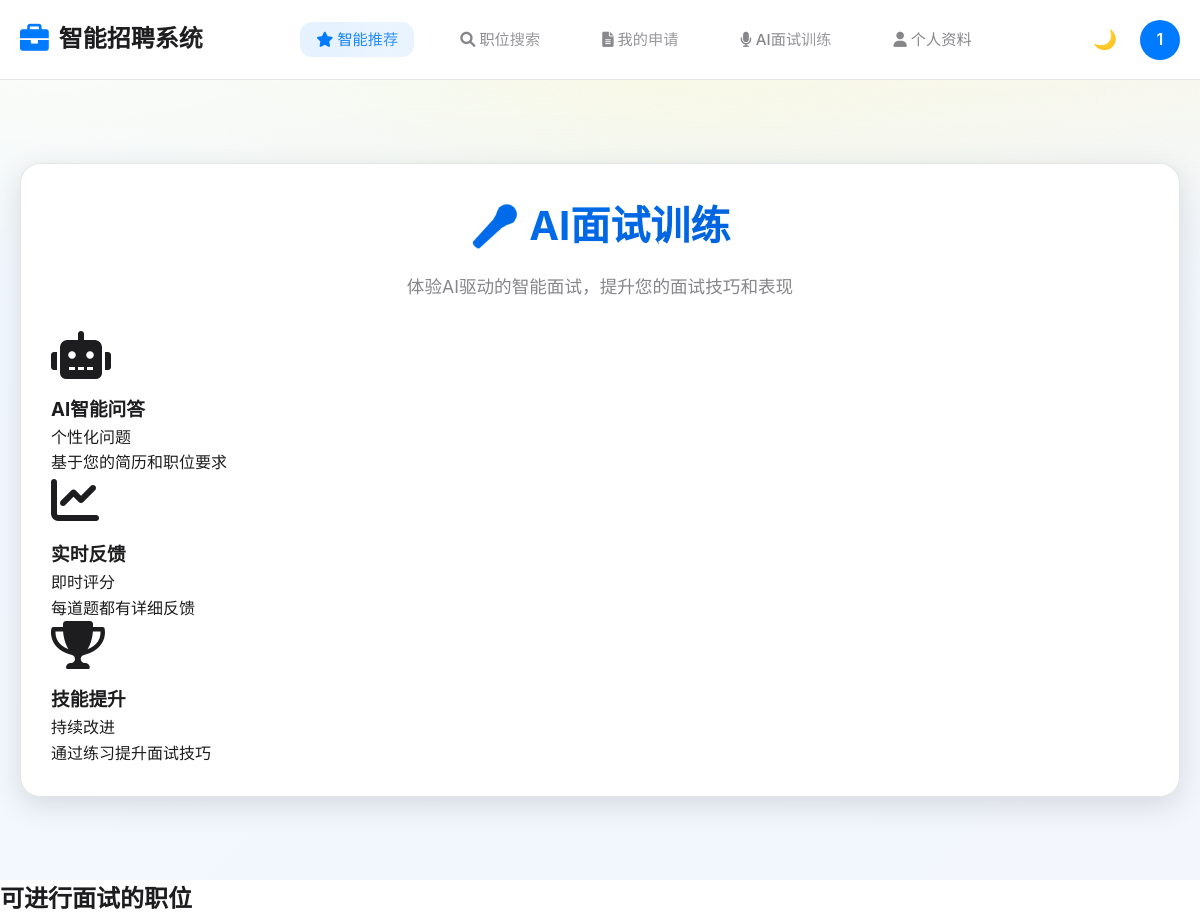
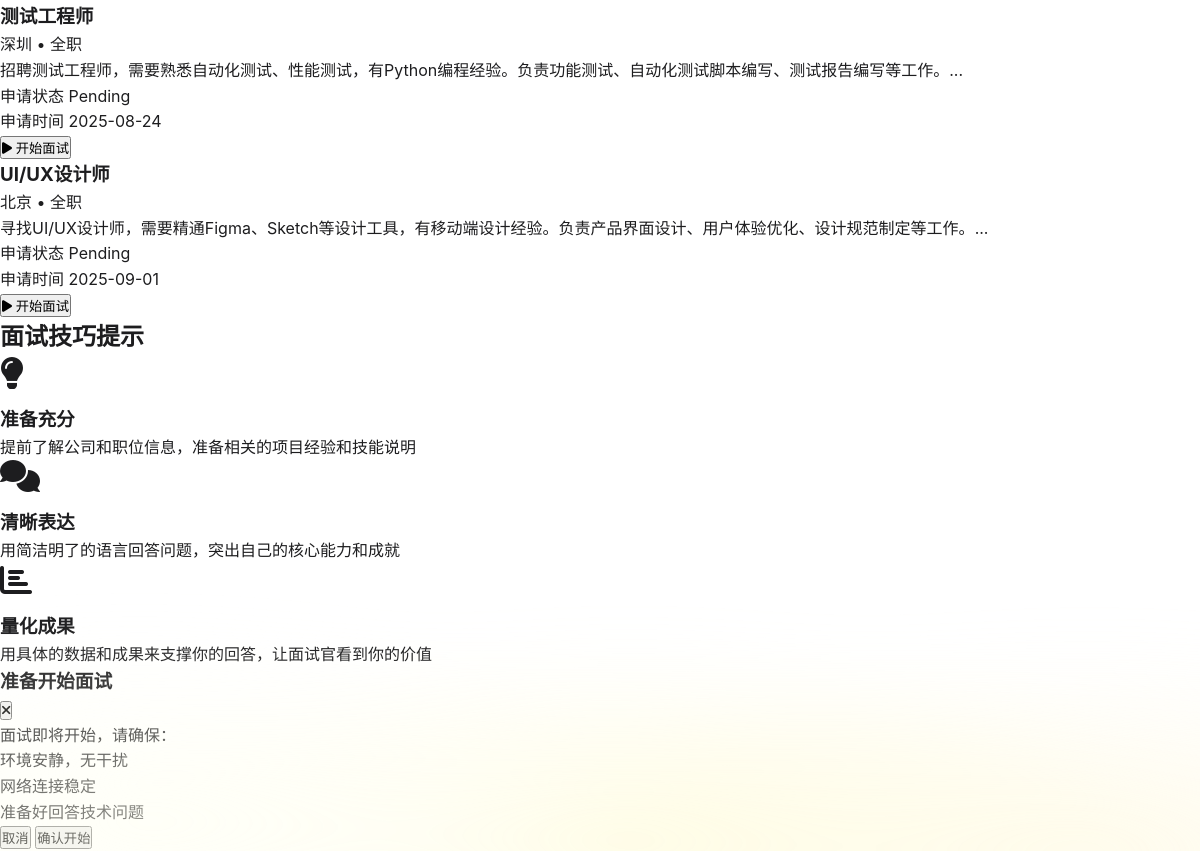
/smartrecruit/candidate/interview/ (signed in), run on the app's committed database (2 pictures, top to bottom).
### app/models.py (models this page shows, shortened)
    class UserMixin:
        pass  # Flask-Login 方法将在User模型中实现

class User(UserMixin, db.Model):
    id = db.Column(db.Integer, primary_key=True)
    first_name = db.Column(db.String(100), nullable=False)
    last_name = db.Column(db.String(100), nullable=False)
    company_name = db.Column(db.String(100), nullable=False)
    position = db.Column(db.String(100))  # 可选职位字段
    email = db.Column(db.String(120), unique=True, nullable=False)
    phone_number = db.Column(db.String(15), nullable=False)
    birthday = db.Column(db.String(10), nullable=False)
    password = db.Column(db.String(60), nullable=False)
    cv_file = db.Column(db.String(120))
    profile_photo = db.Column(db.String(120))
    cv_data = db.Column(db.LargeBinary)  # 可选的简历二进制
    is_hr = db.Column(db.Boolean, default=False)  # HR标识
    user_type = db.Column(db.String(20), default='candidate')  # candidate, employee, supervisor, executive
    department = db.Column(db.String(100))  # 部门
    employee_id = db.Column(db.String(50), unique=True)  # 员工编号
    supervisor_id = db.Column(db.Integer, db.ForeignKey('user.id'))  # 主管ID
    hire_date = db.Column(db.Date)  # 入职日期
    bio = db.Column(db.Text)  # 个人简介
    skills = db.Column(db.Text)  # 技能标签（JSON格式存储）
    education = db.Column(db.Text)  # 教育经历
    experience = db.Column(db.Text)  # 工作经历
    is_active = db.Column(db.Boolean, default=True)  # 账号是否活跃
    deactivated_at = db.Column(db.DateTime)  # 注销时间
    deactivated_by = db.Column(db.Integer, db.ForeignKey('user.id'))  # 注销操作人ID

class Job(db.Model):
    id = db.Column(db.Integer, primary_key=True)
    title = db.Column(db.String(100), nullable=False)
    company_name = db.Column(db.String(100), nullable=False, default='未知公司')
    location = db.Column(db.String(100), nullable=False)
    description = db.Column(db.Text, nullable=False)
    requirements = db.Column(db.Text, nullable=True)
    salary = db.Column(db.String(50), nullable=False)
    job_type = db.Column(db.String(20), nullable=True, default='全职')  # 全职、兼职、实习、远程
    experience_level = db.Column(db.String(20), nullable=True, default='不限')  # 初级、中级、高级、专家
    date_posted = db.Column(db.DateTime, nullable=False, default=datetime.utcnow)
    created_at = db.Column(db.DateTime, nullable=False, default=datetime.utcnow)
    user_id = db.Column(db.Integer, db.ForeignKey('user.id'), nullable=False)
    positions_needed = db.Column(db.Integer, nullable=False, default=1)
    min_age = db.Column(db.Integer)
    max_age = db.Column(db.Integer)
    education_requirement = db.Column(db.String(100))
    experience_years = db.Column(db.Integer)
    skills_required = db.Column(db.Text)
    benefits = db.Column(db.Text)
    contact_email = db.Column(db.String(120))
    contact_phone = db.Column(db.String(15))
    application_deadline = db.Column(db.DateTime)
    department = db.Column(db.String(100))

class Application(db.Model):
    id = db.Column(db.Integer, primary_key=True)
    user_id = db.Column(db.Integer, db.ForeignKey('user.id'), nullable=False)
    job_id = db.Column(db.Integer, db.ForeignKey('job.id'), nullable=False)
    message = db.Column(db.Text, nullable=False)
    timestamp = db.Column(db.DateTime, default=datetime.utcnow)
    status = db.Column(db.String(20), nullable=False, default='Pending')
    is_active = db.Column(db.Boolean, default=True)  # 添加活跃状态字段
    user = db.relationship('User', backref=db.backref('applications', lazy=True))
    job = db.relationship('Job', backref=db.backref('applications', lazy=True))
    __table_args__ = (db.UniqueConstraint('user_id', 'job_id', name='unique_user_job_application'),)

### smartrecruit_system/candidate_module/interview.py (the view, shortened to what this page needs)
@interview_bp.route('/')
def interview_dashboard():
    if g.user is None:
        return jsonify({'error': '请先登录'}), 401
    available_jobs = []
    try:
        applications = Application.query.filter_by(user_id=g.user.id).all()
        for app in applications:
            if app.status in ['Pending', 'Reviewing']:
                job = Job.query.get(app.job_id)
                if job:
                    available_jobs.append({
                        'job': job,
                        'application': app
                    })
    except Exception as e:
        demo_jobs = [
            {
                'job': type('Job', (), {
                    'id': 1,
                    'title': 'Python开发工程师',
                    'company': '科技公司A',
                    'location': '北京',
                    'job_type': '全职',
                    'description': '负责公司核心产品的后端开发，要求熟悉Python、Django、MySQL等技术栈。'
                })(),
                'application': type('Application', (), {
                    'status': 'Pending',
                    'created_at': datetime.now()
                })()
            },
            {
                'job': type('Job', (), {
                    'id': 2,
                    'title': '前端开发工程师',
                    'company': '互联网公司B',
                    'location': '上海',
                    'job_type': '全职',
                    'description': '负责公司产品的前端开发，要求熟悉React、Vue、JavaScript等技术。'
                })(),
                'application': type('Application', (), {
                    'status': 'Reviewing',
                    'created_at': datetime.now()
                })()
            }
        ]
        available_jobs = demo_jobs
    return render_template('smartrecruit/candidate/interview_dashboard.html',
                         user=g.user,
                         available_jobs=available_jobs)

### app/templates/smartrecruit/candidate/interview_dashboard.html (shortened to what this page needs)
{% extends "smartrecruit/candidate/base_ios.html" %}
{% block content %}
<section class="section" id="interview-dashboard">
    <div style="width: 100%; max-width: 1400px;">
        <div class="card animate-fade-in-up">
            <div style="text-align: center; margin-bottom: 30px;">
                <h1 style="font-size: 2.5rem; margin-bottom: 15px; background: linear-gradient(135deg, var(--accent-color), var(--accent-hover)); -webkit-background-clip: text; -webkit-text-fill-color: transparent; background-clip: text;">
                    🎤 AI面试训练
                </h1>
                <p style="font-size: 1.1rem; color: var(--text-secondary);">体验AI驱动的智能面试，提升您的面试技巧和表现</p>
            </div>
                    <div class="ios-grid ios-grid-3 mt-xl">
                        <div class="ios-card">
                            <i class="fas fa-robot" style="font-size: 3rem; color: var(--ios-blue); margin-bottom: 1rem;"></i>
                            <h3>AI智能问答</h3>
                            <p class="ios-metric-value">个性化问题</p>
                            <p class="ios-metric-label">基于您的简历和职位要求</p>
                        </div>
                        <div class="ios-card">
                            <i class="fas fa-chart-line" style="font-size: 3rem; color: var(--ios-green); margin-bottom: 1rem;"></i>
                            <h3>实时反馈</h3>
                            <p class="ios-metric-value">即时评分</p>
                            <p class="ios-metric-label">每道题都有详细反馈</p>
                        </div>
                        <div class="ios-card">
                            <i class="fas fa-trophy" style="font-size: 3rem; color: var(--ios-orange); margin-bottom: 1rem;"></i>
                            <h3>技能提升</h3>
                            <p class="ios-metric-value">持续改进</p>
                            <p class="ios-metric-label">通过练习提升面试技巧</p>
                        </div>
                    </div>
                </div>
            </div>
        </section>
        <section class="ios-section">
            <div class="ios-container">
                <h2 class="ios-section-title">可进行面试的职位</h2>
                {% if available_jobs %}
                    <div class="ios-grid ios-grid-2">
                        {% for job_data in available_jobs %}
                        <div class="ios-card ios-fade-in">
                            <div class="ios-card-header">
                                <h3>{{ job_data.job.title }}</h3>
                            </div>
                            <div class="ios-card-content">
                                <p class="ios-text-muted">{{ job_data.job.location }} • {{ job_data.job.job_type }}</p>
                                <p class="ios-text">{{ job_data.job.description[:200] }}...</p>
                                <div class="ios-metrics">
                                    <div class="ios-metric">
                                        <span class="ios-metric-label">申请状态</span>
                                        <span class="ios-metric-value">{{ job_data.application.status }}</span>
                                    </div>
                                    <div class="ios-metric">
                                        <span class="ios-metric-label">申请时间</span>
                                        <span class="ios-metric-value">{{ job_data.application.timestamp.strftime('%Y-%m-%d') }}</span>
                                    </div>
                                </div>
                            </div>
                            <div class="ios-card-actions">
                                <button class="ios-button ios-button-primary" onclick="startInterview({{ job_data.job.id }})">
                                    <i class="fas fa-play"></i>
                                    开始面试
                                </button>
                            </div>
                        </div>
                        {% endfor %}
                    </div>
                {% endif %}
            </div>
        </section>
        <section class="ios-section">
            <div class="ios-container">
                <h2 class="ios-section-title">面试技巧提示</h2>
                <div class="ios-grid ios-grid-3">
                    <div class="ios-card ios-fade-in">
                        <i class="fas fa-lightbulb" style="font-size: 2rem; color: var(--ios-yellow); margin-bottom: 1rem;"></i>
                        <h3>准备充分</h3>
                        <p>提前了解公司和职位信息，准备相关的项目经验和技能说明</p>
                    </div>
                    <div class="ios-card ios-fade-in">
                        <i class="fas fa-comments" style="font-size: 2rem; color: var(--ios-blue); margin-bottom: 1rem;"></i>
                        <h3>清晰表达</h3>
                        <p>用简洁明了的语言回答问题，突出自己的核心能力和成就</p>
                    </div>
                    <div class="ios-card ios-fade-in">
                        <i class="fas fa-chart-bar" style="font-size: 2rem; color: var(--ios-green); margin-bottom: 1rem;"></i>
                        <h3>量化成果</h3>
                        <p>用具体的数据和成果来支撑你的回答，让面试官看到你的价值</p>
                    </div>
                </div>
            </div>
        </section>
    <div id="interviewModal" class="ios-modal">
        <div class="ios-modal-content">
            <div class="ios-modal-header">
                <h3>准备开始面试</h3>
                <button class="ios-modal-close" onclick="closeInterviewModal()">
                    <i class="fas fa-times"></i>
                </button>
            </div>
            <div class="ios-modal-body">
                <div id="interviewInfo">
                    <p>面试即将开始，请确保：</p>
                    <ul>
                        <li>环境安静，无干扰</li>
                        <li>网络连接稳定</li>
                        <li>准备好回答技术问题</li>
                    </ul>
                </div>
            </div>
            <div class="ios-modal-footer">
                <button class="ios-button ios-button-secondary" onclick="closeInterviewModal()">取消</button>
                <button class="ios-button ios-button-primary" id="confirmStartBtn" onclick="confirmStartInterview()">
                    确认开始
                </button>
            </div>
        </div>
    </div>
{% endblock %}

### app/templates/smartrecruit/candidate/base_ios.html (shortened to what this page needs)
<!DOCTYPE html>
<html lang="zh-CN">
<head>
    <link href="https://cdnjs.cloudflare.com/ajax/libs/font-awesome/6.0.0/css/all.min.css" rel="stylesheet">
    <link rel="stylesheet" href="{{ url_for('static', filename='candidate_ios_style.css') }}">
</head>
<body>
    <nav class="navbar">
        <div class="navbar-brand">
            <i class="fas fa-briefcase"></i>
            <span>智能招聘系统</span>
        </div>
        <ul class="navbar-nav">
            <li class="nav-item">
                <a href="{{ url_for('smartrecruit.candidate.home') }}" class="nav-link {% if request.endpoint == 'smartrecruit.candidate.home' %}active{% endif %}">
                    <i class="fas fa-star"></i> 智能推荐
                </a>
            </li>
            <li class="nav-item">
                <a href="{{ url_for('smartrecruit.candidate.jobs.job_search') }}" class="nav-link {% if 'job_search' in request.endpoint %}active{% endif %}">
                    <i class="fas fa-search"></i> 职位搜索
                </a>
            </li>
            <li class="nav-item">
                <a href="{{ url_for('smartrecruit.candidate.applications.view_applications') }}" class="nav-link {% if 'applications' in request.endpoint %}active{% endif %}">
                    <i class="fas fa-file-alt"></i> 我的申请
                </a>
            </li>
            <li class="nav-item">
                <a href="{{ url_for('smartrecruit.candidate.applications.virtual_interview') }}" class="nav-link {% if 'virtual_interview' in request.endpoint or 'interview' in request.endpoint %}active{% endif %}">
                    <i class="fas fa-microphone"></i> AI面试训练
                </a>
            </li>
            <li class="nav-item">
                <a href="{{ url_for('smartrecruit.candidate.profile.settings') }}" class="nav-link {% if 'profile.settings' in request.endpoint %}active{% endif %}">
                    <i class="fas fa-user"></i> 个人资料
                </a>
            </li>
        </ul>
        <div class="navbar-actions">
            <button class="theme-toggle" title="切换主题">
            </button>
            <div class="user-menu">
                <div class="user-avatar" onclick="toggleUserMenu()" title="{{ user.first_name if user else '用户' }}">
                    {{ user.first_name[0] if user and user.first_name else 'U' }}
                </div>
            </div>
        </div>
    </nav>
    <div class="main-content">
        {% block content %}{% endblock %}
    </div>
</body>
</html>

### app/templates/smartrecruit/candidate/base_ios.html (style rules this page uses)
.user-menu { position: relative; }

### data on the page
User: first_name "1"
Job: job "测试工程师", job.location "深圳", job.job_type "全职", job "招聘测试工程师，需要熟悉自动化测试、性能测试，有Python编程经验。负责功能测试、自动化测试脚本编写、测试报告编写等工作。"
Application: application.status "Pending", application.timestamp "2025-08-24"
Job: job "UI/UX设计师", job.location "北京", job.job_type "全职", job "寻找UI/UX设计师，需要精通Figma、Sketch等设计工具，有移动端设计经验。负责产品界面设计、用户体验优化、设计规范制定等工作。"
Application: application.status "Pending", application.timestamp "2025-09-01"
